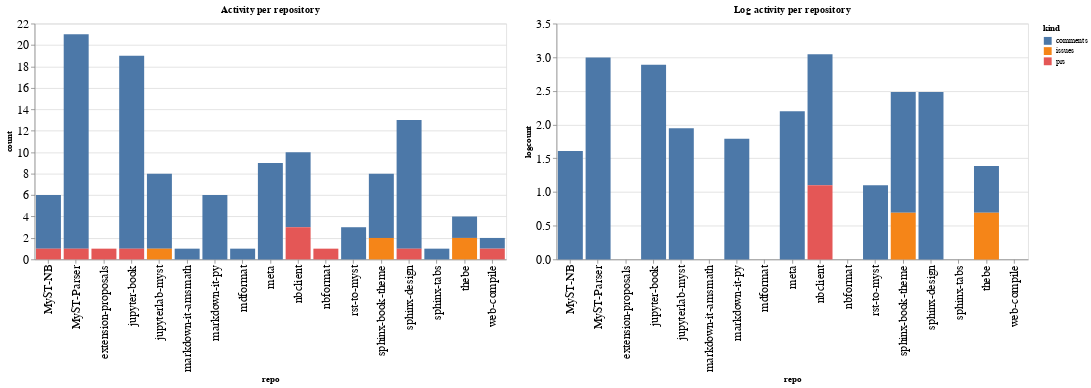

Here is the notebook cell this chart was saved with:
### Code cell
ch1 = alt.Chart(repo_summaries, width=600, title="Activity per repository").mark_bar().encode(
    x='repo',
    y='count',
    color='kind',
    tooltip="kind"
)

ch2 = alt.Chart(repo_summaries, width=600, title="Log activity per repository").mark_bar().encode(
    x='repo',
    y='logcount',
    color='kind',
    tooltip="kind"
)

ch1 | ch2

### Figure 1 — Vega-Lite specification as saved in the notebook (floating-point values rounded to 4 significant figures)
{"config": {"axisLeft": {"labelFontSize": 15}, "axisBottom": {"labelFontSize": 15}}, "hconcat": [{"mark": "bar", "encoding": {"color": {"type": "nominal", "field": "kind"}, "tooltip": {"type": "nominal", "field": "kind"}, "x": {"type": "nominal", "field": "repo"}, "y": {"type": "quantitative", "field": "count"}}, "title": "Activity per repository", "width": 600}, {"mark": "bar", "encoding": {"color": {"type": "nominal", "field": "kind"}, "tooltip": {"type": "nominal", "field": "kind"}, "x": {"type": "nominal", "field": "repo"}, "y": {"type": "quantitative", "field": "logcount"}}, "title": "Log activity per repository", "width": 600}], "data": {"name": "data-d00653f974643ebc00c18845ae2ca046"}, "$schema": "https://vega.github.io/schema/vega-lite/v4.8.1.json", "datasets": {"data-d00653f974643ebc00c18845ae2ca046": [{"repo": "MyST-NB", "kind": "comments", "count": 5, "logcount": 1.609}, {"repo": "MyST-NB", "kind": "prs", "count": 1, "logcount": 0.0}, {"repo": "MyST-Parser", "kind": "comments", "count": 20, "logcount": 2.996}, {"repo": "MyST-Parser", "kind": "prs", "count": 1, "logcount": 0.0}, {"repo": "extension-proposals", "kind": "prs", "count": 1, "logcount": 0.0}, {"repo": "jupyter-book", "kind": "comments", "count": 18, "logcount": 2.89}, {"repo": "jupyter-book", "kind": "prs", "count": 1, "logcount": 0.0}, {"repo": "jupyterlab-myst", "kind": "comments", "count": 7, "logcount": 1.946}, {"repo": "jupyterlab-myst", "kind": "issues", "count": 1, "logcount": 0.0}, {"repo": "markdown-it-amsmath", "kind": "comments", "count": 1, "logcount": 0.0}, {"repo": "markdown-it-py", "kind": "comments", "count": 6, "logcount": 1.792}, {"repo": "mdformat", "kind": "comments", "count": 1, "logcount": 0.0}, {"repo": "meta", "kind": "comments", "count": 9, "logcount": 2.197}, {"repo": "nbclient", "kind": "comments", "count": 7, "logcount": 1.946}, {"repo": "nbclient", "kind": "prs", "count": 3, "logcount": 1.099}, {"repo": "nbformat", "kind": "prs", "count": 1, "logcount": 0.0}, {"repo": "rst-to-myst", "kind": "comments", "count": 3, "logcount": 1.099}, {"repo": "sphinx-book-theme", "kind": "comments", "count": 6, "logcount": 1.792}, {"repo": "sphinx-book-theme", "kind": "issues", "count": 2, "logcount": 0.6931}, {"repo": "sphinx-design", "kind": "comments", "count": 12, "logcount": 2.485}, {"repo": "sphinx-design", "kind": "prs", "count": 1, "logcount": 0.0}, {"repo": "sphinx-tabs", "kind": "comments", "count": 1, "logcount": 0.0}, {"repo": "thebe", "kind": "comments", "count": 2, "logcount": 0.6931}, {"repo": "thebe", "kind": "issues", "count": 2, "logcount": 0.6931}, {"repo": "web-compile", "kind": "comments", "count": 1, "logcount": 0.0}, {"repo": "web-compile", "kind": "prs", "count": 1, "logcount": 0.0}]}}
